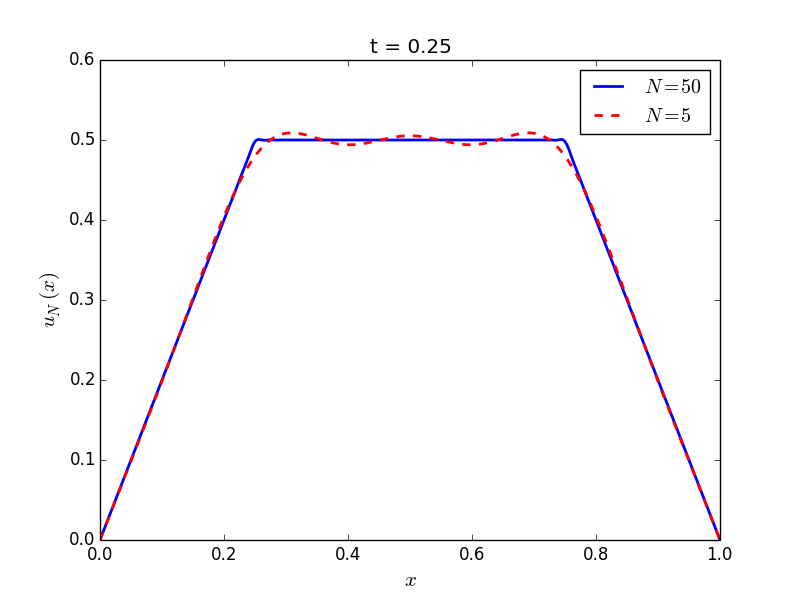

Python code for this plot:
from __future__ import division

import numpy as np
from numpy import sin, cos, pi
import matplotlib.pyplot as plt

def get_nth_term(n, t):
    def thing(x):
        return (((-1)**(n+1))/((2*n - 1)**2))*sin((2*n - 1)*pi*x)*cos((2*n - 1)*pi*t)
    return thing

def sum_to(N, t):
    def thing(x):
        SUM = 0
        for i in xrange(1, N+1):
            func = get_nth_term(i, t)
            SUM += func(x)
        return SUM*(8/(pi**2))
    return thing

final_time = 0.25
N1 = 5
N2 = 50
five = sum_to(N1, final_time)
fifty = sum_to(N2, final_time)

X = np.linspace(0, 1, 10000)
Y_1 = five(X)
Y_2 = fifty(X)

plt.figure()
plt.plot(X, Y_2, 'b-', linewidth=2, label=r"$N=%d$" % N2)
plt.plot(X, Y_1, 'r--', linewidth=2, label=r"$N=%d$" % N1)
plt.legend(loc=0)
plt.xlabel(r"$x$", size=15)
plt.ylabel(r"$u_N(x)$", size=15)
plt.title("t = %s" % str(final_time))
plt.savefig("problem_3c.png", format="png")
plt.show()
plt.close()